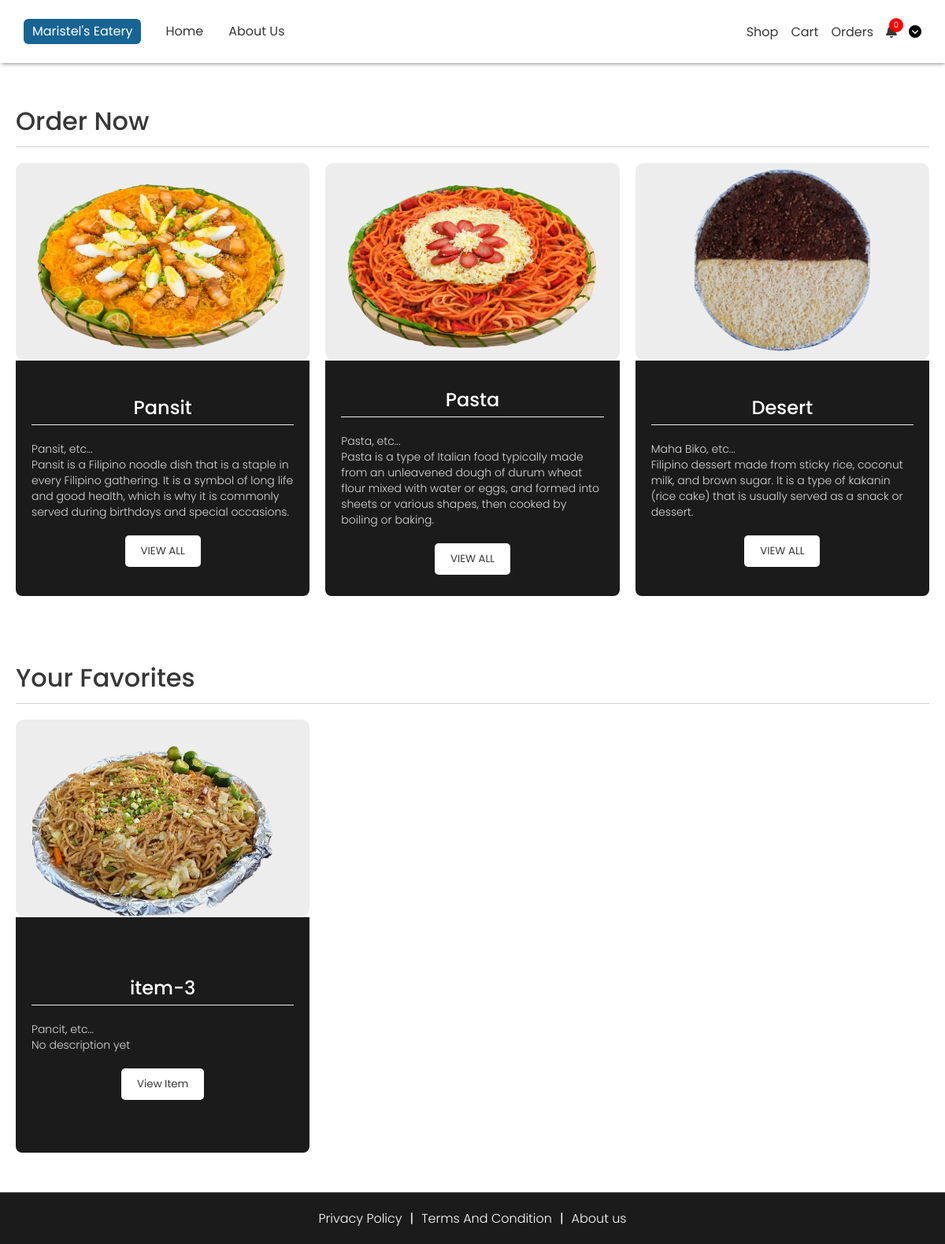
The page /components/Menus.php (signed in) on the database its author committed.
### tables this page shows
CREATE TABLE `tbl_products` (
  `prod_id` int(11) NOT NULL,
  `prod_name` varchar(255) NOT NULL,
  `prod_price_small` int(11) NOT NULL,
  `prod_price_medium` int(11) NOT NULL,
  `prod_price_large` int(11) NOT NULL,
  `prod_description` varchar(255) NOT NULL DEFAULT 'No description yet',
  `prod_type` int(11) NOT NULL,
  `prod_img` varchar(255) NOT NULL
);

CREATE TABLE `tbl_product_type` (
  `prod_type_id` int(11) NOT NULL,
  `prod_type_name` varchar(50) NOT NULL
);

### components/Menus.php (the view, shortened to what this page needs)
<!DOCTYPE html>
<html lang="en">
<head>
    <link rel="stylesheet" href="../styles/general.css">
    <link rel="stylesheet" href="../styles/footer.css">
    <link rel="stylesheet" href="../styles/navbar.css">
    <link rel="stylesheet" href="../styles/products.css">
    <link rel="stylesheet" href="https://cdnjs.cloudflare.com/ajax/libs/font-awesome/6.5.2/css/all.min.css">
</head>
<body>
    <?php include "./navbar.php" ?>
    <main>
        <div class="center">
            <div class="con">
                <div class="header-con">
                    <h1>Order Now</h1>
                </div>
                <div class="container" id="product-container">
                    <div class="con-items">
                        <div class="center grid-container">
                            <div class="content">
                                <div class="grid">
                                    <div class="img-con">
                                        <img src="../assets/products/palabok.png" alt="">
                                    </div>
                                    <div class="details">
                                        <div class="center">
                                            <div class="name">Pansit</div>
                                        </div>
                                        <div class="text">
                                            <div class="title">
                                                Pansit, etc...
                                            </div>
                                            Pansit is a Filipino noodle dish that is a staple in every Filipino gathering. It is a symbol of long life and good health, which is why it is commonly served during birthdays and special occasions.
                                        </div>
                                        <div class="center">
                                            <button class="view-all" data-id="1">VIEW ALL</button>
                                        </div>
                                    </div>
                                </div>
                            </div>
                            <div class="content">
                                <div class="grid">
                                    <div class="img-con">
                                        <img src="../assets/products/prod-1.jpg" alt="">
                                    </div>
                                    <div class="details">
                                        <div class="center">
                                            <div class="name">Pasta</div>
                                        </div>
                                        <div class="text">
                                            <div class="title">
                                                Pasta, etc...
                                            </div>
                                            Pasta is a type of Italian food typically made from an unleavened dough of durum wheat flour mixed with water or eggs, and formed into sheets or various shapes, then cooked by boiling or baking.
                                        </div>
                                        <div class="center">
                                            <button class="view-all" data-id="2">VIEW ALL</button>
                                        </div>
                                    </div>
                                </div>
                            </div>
                            <div class="content">
                                <div class="grid">
                                    <div class="img-con">
                                        <img src="../assets/products/maha-biko.png" alt="">
                                    </div>
                                    <div class="details">
                                        <div class="center">
                                            <div class="name">Desert</div>
                                        </div>
                                        <div class="text">
                                            <div class="title">
                                                Maha Biko, etc...
                                            </div>
                                            Filipino dessert made from sticky rice, coconut milk, and brown sugar. It is a type of kakanin (rice cake) that is usually served as a snack or dessert.
                                        </div>
                                        <div class="center">
                                            <button class="view-all" data-id="3">VIEW ALL</button>
                                        </div>
                                    </div>
                                </div>
                            </div>
                        </div>
                    </div>
                </div>
            </div>
        </div>
        <?php
            if(!empty($_SESSION["user_id"])){
        ?>
            <div class="grid">
                <?php
                    $query = "SELECT tp.*, tpt.prod_type_name, SUM(tc.prod_qnty) AS total_quantity
                                FROM tbl_cart tc
                                INNER JOIN tbl_products tp ON tc.prod_id = tp.prod_id
                                INNER JOIN tbl_product_type tpt ON tp.prod_type = tpt.prod_type_id
                                WHERE tc.account_id = ?
                                GROUP BY tc.prod_id
                                ORDER BY total_quantity DESC, tc.order_date DESC
                                LIMIT 3;";
                    $stmt = $conn->prepare($query);
                    $stmt->bind_param("i", $_SESSION["user_id"]);
                    $stmt->execute();
                    $result = $stmt->get_result();
                    while ($data = $result->fetch_assoc()) {
                ?>
                <div class="center">
                    <div class="con">
                        <div class="header-con">
                            <h1>Your Favorites</h1>
                        </div>
                        <div class="container" id="product-container">
                            <div class="con-items">
                                <div class="center grid-container">
                                    <div class="content">
                                        <div class="grid">
                                            <div class="img-con">
                                                <img src="../assets/products/<?php echo $data["prod_img"] ?>" alt="">
                                            </div>
                                            <div class="details">
                                                <div class="center">
                                                    <div class="name">
                                                        <?php echo $data["prod_name"] ?>
                                                    </div>
                                                </div>
                                                <div class="text">
                                                    <div class="title">
                                                        <?php echo $data["prod_type_name"] ?>, etc...
                                                    </div>
                                                    <?php echo $data["prod_description"] ?>
                                                </div>
                                                <div class="center">
                                                    <button class="view-item" data-item-id="
                                                    <?php echo $data["prod_id"] ?>">View Item</button>
                                                </div>
                                            </div>
                                        </div>
                                    </div>
                                </div>
                            </div>
                        </div>
                    </div>
                </div>
            </div>
        <?php }} ?>
    </main>
    <?php include "./footer.php" ?>
</body>
</html>

### styles/general.css (style rules this page uses)
* { font-family: "Poppins", sans-serif; box-sizing: border-box; margin: 0; transition: 0.3s ease; }
img { height: 100%; width: 100%; object-fit: cover; object-position: center; }
button { cursor: pointer; }

### styles/products.css (style rules this page uses)
body { margin-top: 100px; }
.center, main .center .con .container .con-item .div-button { display: flex; align-items: center; justify-content: center; }
main .con .header-con { padding-bottom: 8px; margin-bottom: 20px; border-bottom: 1px solid lightgray; }
main .con .header-con h1 { font-weight: 500; color: rgb(55, 55, 55); }
main .center .con { max-width: 1200px; width: 100%; padding: 30px 20px; }
main .center .con .img-con { width: 100%; height: 250px; border-radius: 10px; }
main .center .con .img-con img { width: 100%; height: 100%; object-fit: contain; border-radius: 10px; }
.con-items .img-con { height: 300px; cursor: pointer; background-color: rgb(237, 237, 237); }
.details { background: rgb(27, 27, 27); color: white; padding: 10px 20px; border-top: 1px solid rgb(237, 237, 237); margin-bottom: 20px; display: flex; flex-direction: column; justify-content: center; border-bottom-left-radius: 8px; border-bottom-right-radius: 8px; }
.img-con { border: 1px solid rgb(237, 237, 237); position: relative; }
.con-items .grid-container { display: grid; grid-template-columns: repeat(3, 1fr); gap: 20px; }
.center .name { font-size: 24px; font-weight: 500; color: white; padding: 4px; border-bottom: 1px solid rgb(237, 237, 237); width: 100%; text-align: center; }
.text { font-size: 14px; font-weight: 300; color: rgb(218, 218, 218); line-height: 20px; margin: 20px 0; }
.center button { padding: 10px 20px; background-color: white; color: rgb(55, 55, 55); border: none; border-radius: 5px; cursor: pointer; transition: 0.16s ease-in-out; display: flex; gap: 6px; align-items: center; }
.content .details { height: 300px; }

### rows shown on the page
tbl_products: prod_img (picture), prod_name "item-3", tbl_product_type.prod_type_name "Pancit", prod_description "No description yet"

### other values the page prints
$data["CountItems"] "0"
